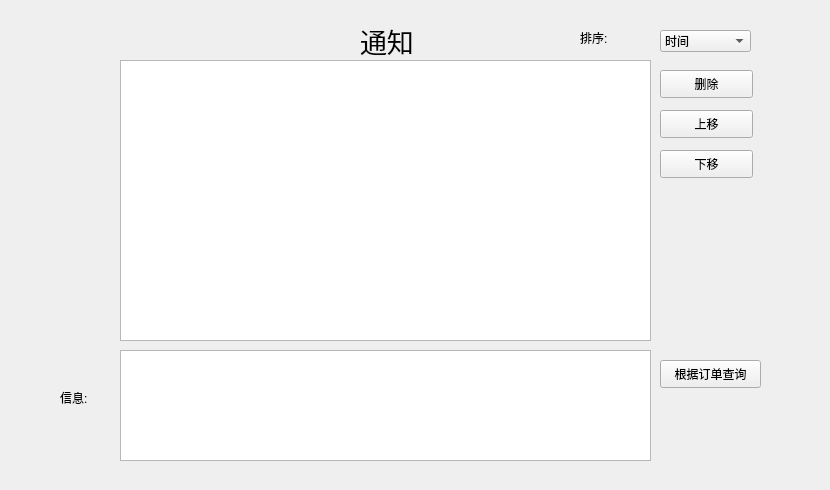
    <widget class="QWidget" name="page_8">
     <widget class="QLabel" name="label_10">
      <property name="geometry">
       <rect>
        <x>20</x>
        <y>0</y>
        <width>801</width>
        <height>481</height>
       </rect>
      </property>
      <property name="minimumSize">
       <size>
        <width>801</width>
        <height>481</height>
       </size>
      </property>
      <property name="maximumSize">
       <size>
        <width>801</width>
        <height>481</height>
       </size>
      </property>
      <property name="styleSheet">
       <string notr="true">background-image: url(:/newPrefix/59350c3c70152_1024.jpg);</string>
      </property>
      <property name="text">
       <string/>
      </property>
     </widget>
     <widget class="QLabel" name="label_30">
      <property name="geometry">
       <rect>
        <x>360</x>
        <y>20</y>
        <width>131</width>
        <height>41</height>
       </rect>
      </property>
      <property name="minimumSize">
       <size>
        <width>131</width>
        <height>41</height>
       </size>
      </property>
      <property name="maximumSize">
       <size>
        <width>131</width>
        <height>41</height>
       </size>
      </property>
      <property name="font">
       <font>
        <family>Adobe Arabic</family>
        <pointsize>20</pointsize>
       </font>
      </property>
      <property name="text">
       <string>通知</string>
      </property>
     </widget>
     <widget class="QLabel" name="label_46">
      <property name="geometry">
       <rect>
        <x>60</x>
        <y>390</y>
        <width>72</width>
        <height>15</height>
       </rect>
      </property>
      <property name="minimumSize">
       <size>
        <width>72</width>
        <height>15</height>
       </size>
      </property>
      <property name="maximumSize">
       <size>
        <width>72</width>
        <height>15</height>
       </size>
      </property>
      <property name="text">
       <string>信息:</string>
      </property>
     </widget>
     <widget class="QTextEdit" name="textEdit">
      <property name="geometry">
       <rect>
        <x>120</x>
        <y>350</y>
        <width>531</width>
        <height>111</height>
       </rect>
      </property>
     </widget>
     <widget class="QPushButton" name="pushButton_12">
      <property name="geometry">
       <rect>
        <x>660</x>
        <y>70</y>
        <width>93</width>
        <height>28</height>
       </rect>
      </property>
      <property name="minimumSize">
       <size>
        <width>93</width>
        <height>28</height>
       </size>
      </property>
      <property name="maximumSize">
       <size>
        <width>93</width>
        <height>28</height>
       </size>
      </property>
      <property name="text">
       <string>删除</string>
      </property>
     </widget>
     <widget class="QPushButton" name="pushButton_13">
      <property name="geometry">
       <rect>
        <x>660</x>
        <y>110</y>
        <width>93</width>
        <height>28</height>
       </rect>
      </property>
      <property name="minimumSize">
       <size>
        <width>93</width>
        <height>28</height>
       </size>
      </property>
      <property name="maximumSize">
       <size>
        <width>93</width>
        <height>28</height>
       </size>
      </property>
      <property name="text">
       <string>上移</string>
      </property>
     </widget>
     <widget class="QPushButton" name="pushButton_16">
      <property name="geometry">
       <rect>
        <x>660</x>
        <y>150</y>
        <width>93</width>
        <height>28</height>
       </rect>
      </property>
      <property name="minimumSize">
       <size>
        <width>93</width>
        <height>28</height>
       </size>
      </property>
      <property name="maximumSize">
       <size>
        <width>93</width>
        <height>28</height>
       </size>
      </property>
      <property name="text">
       <string>下移</string>
      </property>
     </widget>
     <widget class="QListWidget" name="listWidget_2">
      <property name="geometry">
       <rect>
        <x>120</x>
        <y>60</y>
        <width>531</width>
        <height>281</height>
       </rect>
      </property>
     </widget>
     <widget class="QPushButton" name="pushButton_4">
      <property name="geometry">
       <rect>
        <x>660</x>
        <y>360</y>
        <width>101</width>
        <height>28</height>
       </rect>
      </property>
      <property name="text">
       <string>根据订单查询</string>
      </property>
     </widget>
     <widget class="QComboBox" name="comboBox_28">
      <property name="geometry">
       <rect>
        <x>660</x>
        <y>30</y>
        <width>91</width>
        <height>22</height>
       </rect>
      </property>
      <item>
       <property name="text">
        <string>时间</string>
       </property>
      </item>
      <item>
       <property name="text">
        <string>未完成订单</string>
       </property>
      </item>
      <item>
       <property name="text">
        <string>用户</string>
       </property>
      </item>
     </widget>
     <widget class="QLabel" name="label_11">
      <property name="geometry">
       <rect>
        <x>580</x>
        <y>30</y>
        <width>72</width>
        <height>15</height>
       </rect>
      </property>
      <property name="text">
       <string>排序:</string>
      </property>
     </widget>
    </widget>
